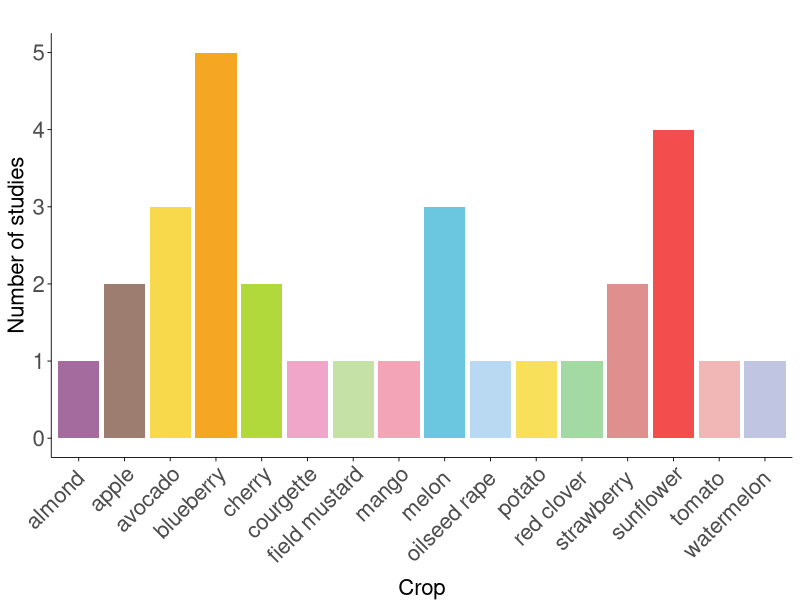

Reproduce this figure in R. (Note: this script raises an error after producing the figure.)
################################################################################
#### Ecological Synthesis Lab (SintECO): https://marcomellolab.wordpress.com

#### Authors: Cristina A. Kita, Isabel Alves-dos-Santos, Michael Hrncir, 
#### Sara D. Leonhardt, & Marco A. R. Mello

#### See README for further info:
#### https://github.com/CKita/BeeFlow#readme
################################################################################


################################################################################
############################# CROP TYPES #######################################
################################################################################


#Let's get ready for running the code provided here. 

#Set the working directory to the source of this script file.   
setwd(dirname(rstudioapi::getActiveDocumentContext()$path))
getwd()

#Delete all previous objects.
rm(list= ls())

#Load or install the required packages
if(!require(ggplot2)){
  install.packages("ggplot2")
  library(ggplot2)
}

if(!require(dplyr)){
  install.packages("dplyr")
  library(dplyr)
}

# First, let's import and check our data set.
crop <- read.csv("../Data/crop_type.csv", h= T, sep = ";")
class(crop)
str(crop)
head(crop)
tail(crop)

# Count the type of crops
crop_freq <- crop %>%
  count(CropType) %>%
  arrange(desc(n)) %>%
  rename(Frequency = n)

#Choose the colors of the bar graph 

play_dough_colors <- c("#f5a623", "#f44d4d", "#f7d94b", "#6bc6e0",
                       "#9d7d6f", "#b1d93b", "#e08f8f", "#a46c9e",
                       "#f0a6c8", "#c6e1a5", "#f4a4b7", "#b9d8f2",
                       "#f8e05a", "#a3d9a3", "#f1b6b6", "#c0c6e2")

# Plot the bar graph
g1 <- ggplot(crop_freq, aes(x = CropType, y = Frequency)) +
  geom_bar(stat = "identity", fill = play_dough_colors) +
  labs(title = "",
       x = "Crop",
       y = "Number of studies") +
  theme_minimal() +
  theme(panel.grid.major = element_blank(),        
        panel.grid.minor = element_blank(),        
        axis.title.x = element_text(vjust = -0.5),         
        axis.title.y = element_text(vjust = 1),
        axis.text.x = element_text(angle = 45, hjust = 1),
        axis.line = element_line(color = "black", size = 0.3), 
        axis.ticks = element_line(color = "black", size = 0.3),  
        axis.title = element_text(size = 16),      
        axis.text = element_text(size = 16))
g1

#Export the bar graph as PNG image.

png("../Figure/crops.png", res = 300,
    width = 4000, height = 2000, unit = "px")

g1

dev.off()

########################### THE END ############################################
